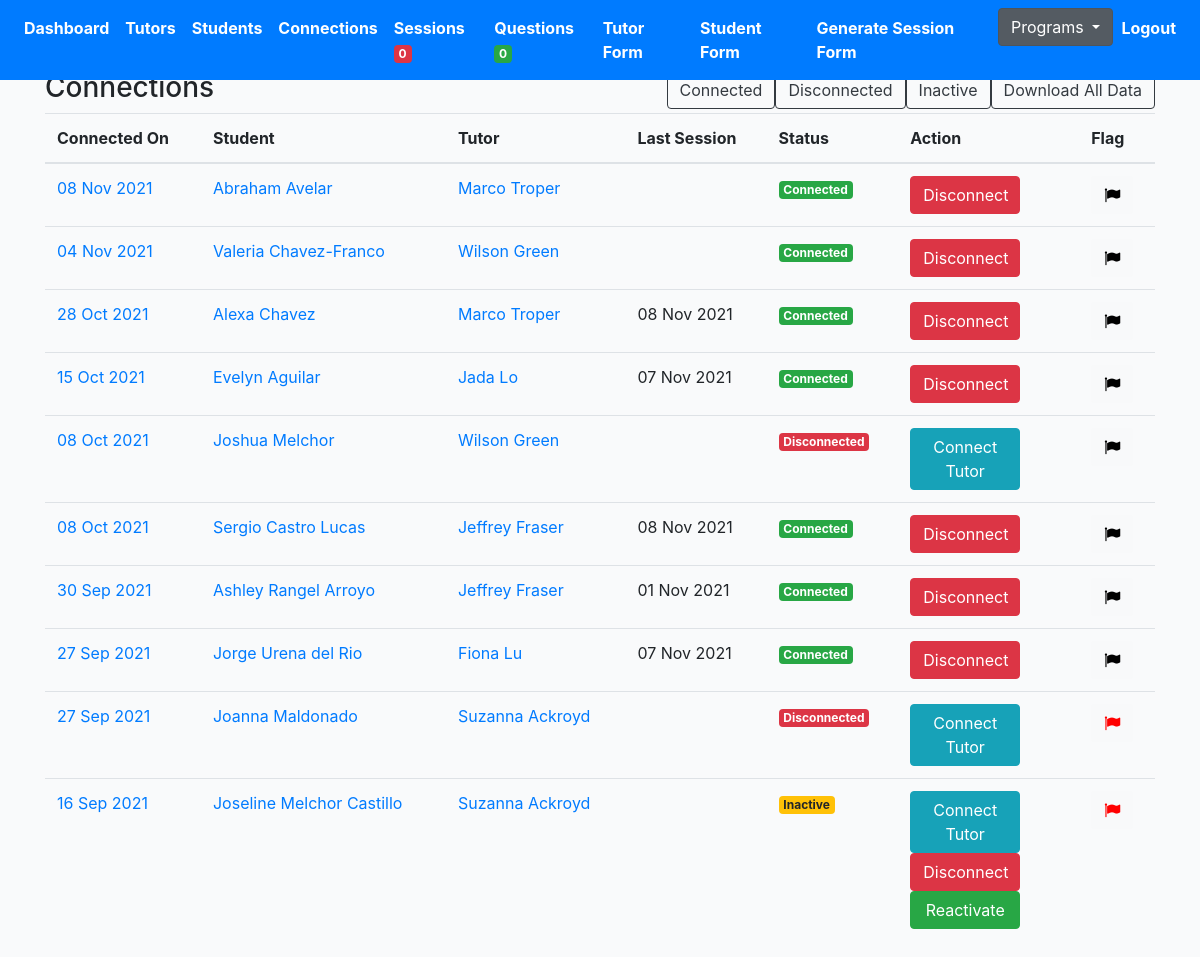
/tutoring/connections/ (signed in), run on an earlier commit of the app's database.
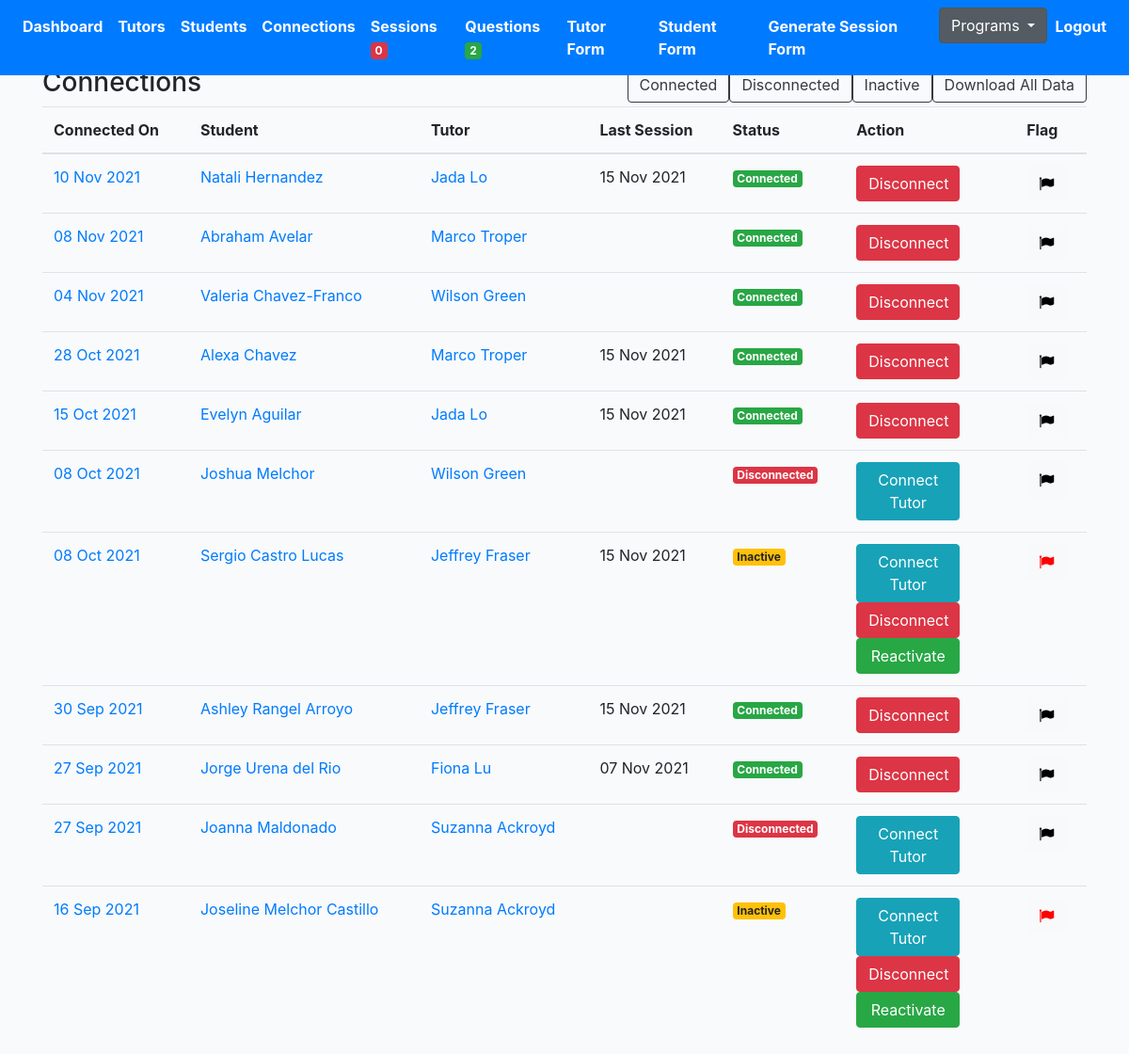
And on a later commit of the database.
### profiles/models.py (models this page shows, shortened)
class Connection(models.Model):
    created = models.DateTimeField(auto_now_add=True)
    student = models.ForeignKey(Profile, on_delete=models.CASCADE, related_name='student')
    tutor = models.ForeignKey(Profile, on_delete=models.CASCADE, related_name='tutor')
    status = models.CharField(max_length=200, choices=STATUS_CHOICES)
    updated = models.DateTimeField(auto_now=True)
    flag = models.BooleanField(default=False)
    note = models.TextField(null=True, blank=True, max_length=1000)
    def get_absolute_url(self):
        return reverse("profiles:connection-detail-view", kwargs={"pk": self.pk})
    def get_sessions(self):
        return self.session_set.filter(submit_status=True).order_by('-updated')[:1]

class Profile(models.Model):
    role = models.CharField(max_length=200, choices=ROLE_CHOICES_PROFILE, null=True)
    avatar = models.ImageField(default='avatar.png', upload_to='avatars/')
    first_name = models.CharField(max_length=200, blank=True)
    last_name = models.CharField(max_length=200, blank=True)
    email = models.EmailField(max_length=200, blank=True)
    student_grade = models.CharField(null=True, blank=True, max_length=200, choices=STUDENT_GRADE_CHOICES)
    grade = models.CharField(null=True, blank=True, max_length=200, choices=GRADE_CHOICES)
    academic_advisor = models.ForeignKey(Academicadvisor, null=True, blank=True, on_delete=models.CASCADE, related_name='academic_advisor')
    academic_advisor_email = models.EmailField(max_length=200, blank=True)
    subjects = models.ManyToManyField(Subject, blank=True, related_name='subjects')
    school = models.CharField(max_length=200, blank=True)
    friends = models.ManyToManyField("self", blank=True, related_name='testfriends')
    updated = models.DateTimeField(auto_now=True)
    created = models.DateTimeField(auto_now_add=True)
    slug = models.SlugField(unique=True, blank=True)
    flag = models.BooleanField(default=False)
    parent1_first_name = models.CharField(max_length=200, blank=True)
    parent1_last_name = models.CharField(max_length=200, blank=True)
    parent1_phone = models.CharField(max_length=200, blank=True)
    parent1_email = models.EmailField(max_length=200, blank=True)
    student_capacity = models.IntegerField(null=True, blank=True)
    phone = models.CharField(max_length=200, blank=True)
    question = models.TextField(null=True, blank=True, max_length=1000)
    languages = models.ManyToManyField(Language, blank=True, related_name='subjects')
    comfortable_share_phone = models.BooleanField(default=False)
    permission_share_grade = models.BooleanField(default=False)
    optional_school_loop_profile_link = models.TextField(null=True, blank=True, max_length=500)
    optional_school_loop_username = models.TextField(null=True, blank=True, max_length=500)
    optional_school_loop_password = models.TextField(null=True, blank=True, max_length=500)
    parent_languages = models.CharField(null=True, blank=True, max_length=200, choices=LANGUAGE_CHOICES)
    age = models.IntegerField(null=True, blank=True)
    ethnic = models.CharField(null=True, blank=True, max_length=200, choices=ETHNIC_CHOICES)
    note = models.TextField(null=True, blank=True, max_length=1000)
    interest = models.ManyToManyField(Interest, blank=True, related_name='interest')
    check = models.CharField(null=True, blank=True, max_length=200, choices=YES_NO)
    status = models.CharField(null=True, blank=True, max_length=200, choices=PROFILE_STATUS, default='active')
    def get_absolute_url(self):
        return reverse("profiles:profile-detail-view", kwargs={"slug": self.slug})
    __initial_first_name = None
    __initial_last_name = None
    def __init__(self, *args, **kwargs):
        super().__init__(*args, **kwargs)
        self.__initial_first_name = self.first_name
        self.__initial_last_name = self.last_name

class Session(models.Model):
    connection = models.ForeignKey(Connection, on_delete=models.CASCADE)
    meet = models.IntegerField(null=True, blank=True)
    length = models.FloatField(null=True, blank=True)
    subjects = models.ManyToManyField(Subject, blank=True, related_name='sessionsubjects')
    updated = models.DateTimeField(auto_now=True, null=True, blank=True)
    created = models.DateTimeField(auto_now_add=True)
    help = models.TextField(null=True, blank=True, max_length=1000)
    support = models.ManyToManyField(Support, blank=True, related_name='supports')
    othersupport = models.CharField(null=True, blank=True, max_length=200)
    rate = models.IntegerField(null=True, blank=True)
    productivity = models.IntegerField(null=True, blank=True)
    question = models.TextField(null=True, blank=True, max_length=1000)
    disconnect = models.CharField(null=True, blank=True, max_length=200, choices=CONT_STATUS_CHOICES)
    submit_status = models.BooleanField(default=False)
    flag = models.BooleanField(default=False)
    reason_disconnect= models.TextField(null=True, blank=True, max_length=1000)
    urgent_check = models.BooleanField(default=False)

### profiles/views.py (the view)
# urls.py: path('connections/', ConnectionListView.as_view(), name='connection-list'),
@method_decorator(login_required, name='dispatch')
@method_decorator(allowed_users(allowed_roles=['tutor', 'admin']), name='dispatch')
class ConnectionListView(ListView):
    model = Connection
    template_name = 'tutor/connection-list.html'
    def get_queryset(self):
        qs = Connection.objects.all().order_by('-created')
        return qs

### cprofiles/context_processors.py (called while the page is built)
def choice_question(request):
    if(request.user.id):
        choice_unanswered_question_num = Question.objects.filter(status="UNANSWERED").count()
        choice_session_flag_num = Session.objects.filter(flag=True).count()
        return {
            'choice_unanswered_question_num' : choice_unanswered_question_num,
            'choice_session_flag_num' : choice_session_flag_num
        }
    return {}

### middleschool/context_processors.py (called while the page is built)
def middle_school_question(request):
    if(request.user.id):
        middle_school_unanswered_question_num = Question.objects.filter(status="UNANSWERED").count()
        middle_school_session_flag_num = Session.objects.filter(flag=True).count()
        return {
            'middle_school_unanswered_question_num' : middle_school_unanswered_question_num,
            'middle_school_session_flag_num' : middle_school_session_flag_num
        }
    return {}

### mprofiles/context_processors.py (called while the page is built)
def mentor_question(request):
    if(request.user.id):
        mentor_unanswered_question_num = Question.objects.filter(status="UNANSWERED").count()
        mentor_session_flag_num = Session.objects.filter(flag=True).count()
        return {
            'mentor_unanswered_question_num' : mentor_unanswered_question_num,
            'mentor_session_flag_num' : mentor_session_flag_num
        }
    return {}

### profiles/context_processors.py (called while the page is built)
def high_school_question(request):
    if(request.user.id):
        high_school_unanswered_question_num = Question.objects.filter(status="UNANSWERED").count()
        high_school_session_flag_num = Session.objects.filter(flag=True).count()
        return {
            'high_school_unanswered_question_num' : high_school_unanswered_question_num,
            'high_school_session_flag_num' : high_school_session_flag_num
        }
    return {}

### templates/tutor/connection-list.html (shortened to what this page needs)
{% extends 'base.html' %}
{% load static %}
{% block stylesheet %}{% static '/css/my_invites.css' %}{% endblock %}
{% block content %}
<div class="row">
    <div class="col-auto mr-auto">
        <h3>Connections</h3>
    </div>
    <div class="col-auto">
        <div class="btn-group" role="group" aria-label="Basic example">
            <form action="{% url 'profiles:search-connection' %}" method="POST">
                <button type="submit" class="btn btn-outline-dark">Connected</button>
            </form>
            <form action="{% url 'profiles:search-connection' %}" method="POST">
                <button type="submit" class="btn btn-outline-dark">Disconnected</button>
            </form>
            <form action="{% url 'profiles:search-connection' %}" method="POST">
                <button type="submit" class="btn btn-outline-dark">Inactive</button>
            </form>
            <form action="{% url 'profiles:export-tutoring-connection-list' %}" method="POST">
                <button type="submit" class="btn btn-outline-dark">Download All Data</button>
            </form>
        </div>
    </div>
</div>
<div class="table-responsive-lg">
    <table id="myTable" class="table">
        <thead>
            <tr>
                <th scope="col">Connected On</th>
                <th scope="col">Student</th>
                <th scope="col">Tutor</th>
                <th scope="col">Last Session</th>
                <th scope="col">Status</th>
                <th scope="col">Action</th>
                <th scope="col">Flag</th>
            </tr>
        </thead>
        <tbody>
            {% for obj in object_list %}
            <tr>
                <td><a href="{{obj.get_absolute_url}}">{{obj.created|date:"d M Y"}}</a></td>
                <td><a href="{{obj.student.get_absolute_url}}">{{obj.student.first_name}} {{obj.student.last_name}}</a>
                </td>
                <td><a href="{{obj.tutor.get_absolute_url}}">{{obj.tutor.first_name}} {{obj.tutor.last_name}}</a></td>
                <td>{% for session in obj.get_sessions %}{{session.updated|date:"d M Y"}}{% endfor %}</td>
                <td class="status{{obj.id}}">
                    {% if obj.status == 'connected' %}
                    <div><span class="badge badge-success">Connected</div>
                    {% elif obj.status == 'disconnected' %}
                    <div><span class="badge badge-danger">Disconnected</div>
                    {% elif obj.status == 'inactive' %}
                    <div><span class="badge badge-warning">Inactive</div>
                    {% endif %}
                </td>
                <td>
                    {% if obj.status == 'connected' %}
                    <form action="{% url 'profiles:remove-connect' %}" method="POST">
                        <button type="submit" class="btnSize btn btn-danger">Disconnect</button>
                    </form>
                    {% elif obj.status == 'disconnected' %}
                    <a href="{% url 'profiles:student-detail-view' obj.student.slug %}"><button type="submit"
                            class="btnSize btn btn-info">Connect Tutor</button></a>
                    {% elif obj.status == 'inactive' %}
                    <a href="{% url 'profiles:student-detail-view' obj.student.slug %}"><button type="submit"
                            class="btnSize btn btn-info">Connect Tutor</button></a>
                    <form action="{% url 'profiles:remove-connect' %}" method="POST">
                        <button type="submit" class="btnSize btn btn-danger">Disconnect</button>
                    </form>
                    <form action="{% url 'profiles:reactivate-connection' %}" method="POST" class='reactivate-form' id='{{obj.id}}'>
                        <button type="submit" class="btnSize btn btn-success">Reactivate</button>
                    </form>
                    {% endif %}
                </td>
                <td>
                    <form action="{% url 'profiles:flag-connection' %}" method="POST" class='like-form' id='{{obj.id}}'>
                        <button type="submit" class="like_btn btn btn-light like-btn{{obj.id}}">
                            {% if obj.flag == False %}
                            <i class="fa fa-flag thumb{{obj.id}}" style="color:black"></i>
                            {% else %}
                            <i class="fa fa-flag thumb{{obj.id}}" style="color:red"></i>
                            {% endif %}
                        </button>
                    </form>
                </td>
            </tr>
            {% endfor %}
        </tbody>
    </table>
</div>
{% endblock content %}

### templates/base.html (shortened to what this page needs)
{% load static %}
<!DOCTYPE html>
<html lang="en">
<head>
    <link href="https://netdna.bootstrapcdn.com/bootstrap/4.4.1/css/bootstrap.min.css" rel="stylesheet">
    <link href="https://maxcdn.bootstrapcdn.com/font-awesome/4.3.0/css/font-awesome.min.css" rel="stylesheet">
    <link rel="stylesheet" href="https://cdnjs.cloudflare.com/ajax/libs/Chart.js/2.8.0/Chart.min.css"
 />
    <link rel="stylesheet" type="text/css" href="https://cdn.datatables.net/1.10.22/css/jquery.dataTables.min.css">
    <link rel="stylesheet" href="{% static '/css/base.css' %}">
    <link rel="stylesheet" href="{% block stylesheet %}{% endblock %}">
    <link href="https://nightly.datatables.net/css/jquery.dataTables.css" rel="stylesheet" type="text/css" />
    <link rel="stylesheet" type="text/css"
        href="https://cdnjs.cloudflare.com/ajax/libs/select2/4.0.3/css/select2.min.css">
    <link href="//cdn.datatables.net/buttons/1.6.2/css/buttons.dataTables.min.css" rel="stylesheet" />
</head>
<body>
    <header class="pb-3">
        {% include 'navbar.html' %}
    </header>
    <div class="container">
        {% block content %}
        {% endblock content %}
    </div>
</body>
</html>

### templates/navbar.html (shortened to what this page needs)
<nav class="navbar navbar-expand-lg navbar-dark bg-primary fixed-top">
    <div class="collapse navbar-collapse" id="navbarSupportedContent">
        <ul class="navbar-nav mr-auto">
            <li class="nav-item active">
                <a class="nav-link" style="font-weight: bold" href="{% url 'profiles:dashboard' %}">Dashboard</a>
            </li>
            <li class="nav-item active">
                <a class="nav-link" style="font-weight: bold" href="{% url 'profiles:tutor-profiles-view' %}">Tutors</a>
            </li>
            <li class="nav-item active">
                <a class="nav-link" style="font-weight: bold"
                    href="{% url 'profiles:student-profiles-view' %}">Students</a>
            </li>
            <li class="nav-item active">
                <a class="nav-link" style="font-weight: bold"
                    href="{% url 'profiles:connection-view' %}">Connections</a>
            </li>
            <li class="nav-item active">
                <a class="nav-link" style="font-weight: bold" href="{% url 'profiles:session-view' %}">Sessions <span class="badge badge-danger">{{high_school_session_flag_num}}</span></a>
            </li>
            <li class="nav-item active">
                <a class="nav-link" style="font-weight: bold" href="{% url 'profiles:question-list-view' %}">Questions <span class="badge badge-success">{{high_school_unanswered_question_num}}</span></a>
            </li>
        </ul>
        <ul class="navbar-nav ml-auto">
            <li class="nav-item active">
                <a class="nav-link" style="font-weight: bold" href="{% url 'profiles:tutor-profile-form' %}"
                    target="_blank">Tutor Form</a>
            </li>
            <li class="nav-item active">
                <a class="nav-link" style="font-weight: bold" href="{% url 'profiles:student-profile-form' %}"
                    target="_blank">Student Form</a>
            </li>
            {% ifequal user.groups.all.0.name "admin" %}
            <li class="nav-item active">
                <a class="nav-link" style="font-weight: bold" href="{% url 'profiles:generate-session-form' %}">Generate
                    Session Form</a>
            </li>
            <div class="dropdown show">
                <a class="btn btn-secondary dropdown-toggle" href="#" role="button" id="dropdownMenuLink"
                    data-toggle="dropdown" aria-haspopup="true" aria-expanded="false">
                    Programs
                </a>
            </div>
            {% endifequal %}
            <li class="nav-item active">
                <a class="nav-link" style="font-weight: bold" href="{% url 'logout' %}">Logout</a>
            </li>
        </ul>
    </div>
</nav>

### core/static/css/base.css (style rules this page uses)
.container { width: 100%; padding-right: 15px; padding-left: 15px; margin-right: auto; margin-left: auto; margin-top: 55px; }
body { background:#FAFAFA; }

### core/static/css/my_invites.css (style rules this page uses)
body { margin-top:20px; background:#FAFAFA; }
body { background-color: #f9fafb; margin-top:0px; }

### templates/tutor/connection-list.html (style rules this page uses)
button.btnSize { width: 70%; height: 100%; }

What changed in the data, as far as the page shows it:
added Connection: created "10 Nov 2021", student.first_name "Natali", student.last_name "Hernandez", tutor.first_name "Jada", tutor.last_name "Lo", status "Connected"
added Session: updated "15 Nov 2021", shown under "10 Nov 2021"
computed for Connection "28 Oct 2021": loses Session (updated "08 Nov 2021")
added Session: updated "15 Nov 2021", shown under Connection "28 Oct 2021"
computed for Connection "15 Oct 2021": loses Session (updated "07 Nov 2021")
added Session: updated "15 Nov 2021", shown under Connection "15 Oct 2021"
changed Connection "Sergio": loses Session (updated "08 Nov 2021"); flag False → True (drawn); status "Connected" → "Inactive Connect Tutor Reactivate"
added Session: updated "15 Nov 2021", shown under Connection "Sergio"
computed for Connection "30 Sep 2021": loses Session (updated "01 Nov 2021")
added Session: updated "15 Nov 2021", shown under Connection "30 Sep 2021"
changed Connection "Joanna": flag True → False (drawn)
Also different on the page:
{{ high_school_unanswered_question_num }}: "0" → "2"
